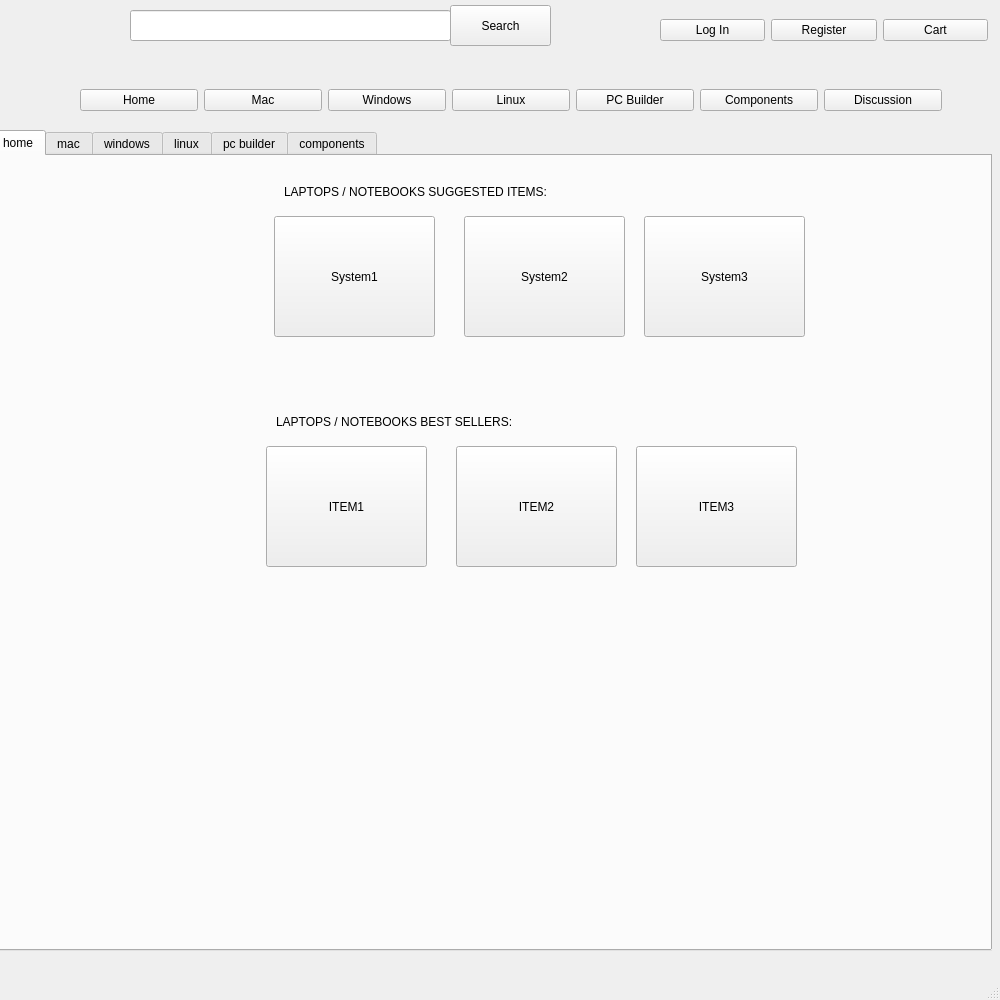
<?xml version="1.0" encoding="UTF-8"?>
<ui version="4.0">
 <class>MainWindow</class>
 <widget class="QMainWindow" name="MainWindow">
  <property name="geometry">
   <rect>
    <x>0</x>
    <y>0</y>
    <width>1000</width>
    <height>1000</height>
   </rect>
  </property>
  <property name="windowTitle">
   <string>Online Computer Store</string>
  </property>
  <property name="windowIcon">
   <iconset>
    <normaloff>../icons/online-shopping.svg</normaloff>../icons/online-shopping.svg</iconset>
  </property>
  <widget class="QWidget" name="centralwidget">
   <widget class="QLineEdit" name="lineEditSearchBox">
    <property name="geometry">
     <rect>
      <x>130</x>
      <y>10</y>
      <width>321</width>
      <height>31</height>
     </rect>
    </property>
   </widget>
   <widget class="QPushButton" name="pushButtonSearch">
    <property name="geometry">
     <rect>
      <x>450</x>
      <y>5</y>
      <width>101</width>
      <height>41</height>
     </rect>
    </property>
    <property name="text">
     <string>Search</string>
    </property>
    <property name="icon">
     <iconset>
      <normaloff>../icons/search.svg</normaloff>../icons/search.svg</iconset>
    </property>
    <property name="iconSize">
     <size>
      <width>24</width>
      <height>24</height>
     </size>
    </property>
   </widget>
   <widget class="QTabWidget" name="tabWidget">
    <property name="geometry">
     <rect>
      <x>-9</x>
      <y>130</y>
      <width>1001</width>
      <height>821</height>
     </rect>
    </property>
    <property name="currentIndex">
     <number>0</number>
    </property>
    <widget class="QWidget" name="tab">
     <attribute name="title">
      <string>home</string>
     </attribute>
     <widget class="QLabel" name="label">
      <property name="geometry">
       <rect>
        <x>283</x>
        <y>250</y>
        <width>251</width>
        <height>31</height>
       </rect>
      </property>
      <property name="text">
       <string>LAPTOPS / NOTEBOOKS BEST SELLERS:</string>
      </property>
      <property name="wordWrap">
       <bool>true</bool>
      </property>
     </widget>
     <widget class="QPushButton" name="pushButton_13">
      <property name="geometry">
       <rect>
        <x>273</x>
        <y>290</y>
        <width>161</width>
        <height>121</height>
       </rect>
      </property>
      <property name="text">
       <string>ITEM1</string>
      </property>
     </widget>
     <widget class="QPushButton" name="pushButton_14">
      <property name="geometry">
       <rect>
        <x>463</x>
        <y>290</y>
        <width>161</width>
        <height>121</height>
       </rect>
      </property>
      <property name="text">
       <string>ITEM2</string>
      </property>
     </widget>
     <widget class="QPushButton" name="pushButton_15">
      <property name="geometry">
       <rect>
        <x>643</x>
        <y>290</y>
        <width>161</width>
        <height>121</height>
       </rect>
      </property>
      <property name="text">
       <string>ITEM3</string>
      </property>
     </widget>
     <widget class="QLabel" name="label_5">
      <property name="geometry">
       <rect>
        <x>291</x>
        <y>20</y>
        <width>281</width>
        <height>31</height>
       </rect>
      </property>
      <property name="text">
       <string>LAPTOPS / NOTEBOOKS SUGGESTED ITEMS:</string>
      </property>
      <property name="wordWrap">
       <bool>true</bool>
      </property>
     </widget>
     <widget class="QPushButton" name="pushButton_36">
      <property name="geometry">
       <rect>
        <x>281</x>
        <y>60</y>
        <width>161</width>
        <height>121</height>
       </rect>
      </property>
      <property name="text">
       <string>System1</string>
      </property>
     </widget>
     <widget class="QPushButton" name="pushButton_37">
      <property name="geometry">
       <rect>
        <x>471</x>
        <y>60</y>
        <width>161</width>
        <height>121</height>
       </rect>
      </property>
      <property name="text">
       <string>System2</string>
      </property>
     </widget>
     <widget class="QPushButton" name="pushButton_38">
      <property name="geometry">
       <rect>
        <x>651</x>
        <y>60</y>
        <width>161</width>
        <height>121</height>
       </rect>
      </property>
      <property name="text">
       <string>System3</string>
      </property>
     </widget>
    </widget>
    <widget class="QWidget" name="tab_2">
     <attribute name="title">
      <string>mac</string>
     </attribute>
    </widget>
    <widget class="QWidget" name="tab_3">
     <attribute name="title">
      <string>windows</string>
     </attribute>
    </widget>
    <widget class="QWidget" name="tab_4">
     <attribute name="title">
      <string>linux</string>
     </attribute>
    </widget>
    <widget class="QWidget" name="tab_5">
     <attribute name="title">
      <string>pc builder</string>
     </attribute>
     <widget class="QPushButton" name="pushButton_24">
      <property name="geometry">
       <rect>
        <x>129</x>
        <y>40</y>
        <width>221</width>
        <height>271</height>
       </rect>
      </property>
      <property name="text">
       <string/>
      </property>
     </widget>
     <widget class="QPushButton" name="pushButton_27">
      <property name="geometry">
       <rect>
        <x>179</x>
        <y>110</y>
        <width>121</width>
        <height>41</height>
       </rect>
      </property>
      <property name="text">
       <string>Build With Intel</string>
      </property>
     </widget>
     <widget class="QPushButton" name="pushButton_28">
      <property name="geometry">
       <rect>
        <x>180</x>
        <y>160</y>
        <width>121</width>
        <height>41</height>
       </rect>
      </property>
      <property name="text">
       <string>Build With ARM</string>
      </property>
     </widget>
     <widget class="QPushButton" name="pushButton_29">
      <property name="geometry">
       <rect>
        <x>180</x>
        <y>210</y>
        <width>121</width>
        <height>41</height>
       </rect>
      </property>
      <property name="text">
       <string>View Pre-Built</string>
      </property>
     </widget>
     <widget class="QLabel" name="label_2">
      <property name="geometry">
       <rect>
        <x>209</x>
        <y>10</y>
        <width>71</width>
        <height>31</height>
       </rect>
      </property>
      <property name="text">
       <string>Business</string>
      </property>
     </widget>
     <widget class="QPushButton" name="pushButton_25">
      <property name="geometry">
       <rect>
        <x>410</x>
        <y>40</y>
        <width>221</width>
        <height>271</height>
       </rect>
      </property>
      <property name="text">
       <string/>
      </property>
     </widget>
     <widget class="QPushButton" name="pushButton_26">
      <property name="geometry">
       <rect>
        <x>690</x>
        <y>40</y>
        <width>221</width>
        <height>271</height>
       </rect>
      </property>
      <property name="text">
       <string/>
      </property>
     </widget>
     <widget class="QLabel" name="label_3">
      <property name="geometry">
       <rect>
        <x>480</x>
        <y>10</y>
        <width>71</width>
        <height>31</height>
       </rect>
      </property>
      <property name="text">
       <string>Computing</string>
      </property>
     </widget>
     <widget class="QLabel" name="label_4">
      <property name="geometry">
       <rect>
        <x>770</x>
        <y>10</y>
        <width>71</width>
        <height>31</height>
       </rect>
      </property>
      <property name="text">
       <string>Gaming</string>
      </property>
     </widget>
     <widget class="QPushButton" name="pushButton_30">
      <property name="geometry">
       <rect>
        <x>460</x>
        <y>110</y>
        <width>121</width>
        <height>41</height>
       </rect>
      </property>
      <property name="text">
       <string>Build With Intel</string>
      </property>
     </widget>
     <widget class="QPushButton" name="pushButton_31">
      <property name="geometry">
       <rect>
        <x>740</x>
        <y>110</y>
        <width>121</width>
        <height>41</height>
       </rect>
      </property>
      <property name="text">
       <string>Build With Intel</string>
      </property>
     </widget>
     <widget class="QPushButton" name="pushButton_32">
      <property name="geometry">
       <rect>
        <x>460</x>
        <y>160</y>
        <width>121</width>
        <height>41</height>
       </rect>
      </property>
      <property name="text">
       <string>Build With ARM</string>
      </property>
     </widget>
     <widget class="QPushButton" name="pushButton_33">
      <property name="geometry">
       <rect>
        <x>740</x>
        <y>160</y>
        <width>121</width>
        <height>41</height>
       </rect>
      </property>
      <property name="text">
       <string>Build With ARM</string>
      </property>
     </widget>
     <widget class="QPushButton" name="pushButton_34">
      <property name="geometry">
       <rect>
        <x>460</x>
        <y>210</y>
        <width>121</width>
        <height>41</height>
       </rect>
      </property>
      <property name="text">
       <string>View Pre-Built</string>
      </property>
     </widget>
     <widget class="QPushButton" name="pushButton_35">
      <property name="geometry">
       <rect>
        <x>740</x>
        <y>210</y>
        <width>121</width>
        <height>41</height>
       </rect>
      </property>
      <property name="text">
       <string>View Pre-Built</string>
      </property>
     </widget>
    </widget>
    <widget class="QWidget" name="tab_6">
     <attribute name="title">
      <string>components</string>
     </attribute>
     <widget class="QPushButton" name="pushButton">
      <property name="geometry">
       <rect>
        <x>270</x>
        <y>40</y>
        <width>151</width>
        <height>141</height>
       </rect>
      </property>
      <property name="text">
       <string>CPUs</string>
      </property>
     </widget>
     <widget class="QPushButton" name="pushButton_16">
      <property name="geometry">
       <rect>
        <x>460</x>
        <y>40</y>
        <width>151</width>
        <height>141</height>
       </rect>
      </property>
      <property name="text">
       <string>Motherboard</string>
      </property>
     </widget>
     <widget class="QPushButton" name="pushButton_17">
      <property name="geometry">
       <rect>
        <x>650</x>
        <y>40</y>
        <width>151</width>
        <height>141</height>
       </rect>
      </property>
      <property name="text">
       <string>Memory</string>
      </property>
     </widget>
     <widget class="QPushButton" name="pushButton_18">
      <property name="geometry">
       <rect>
        <x>270</x>
        <y>200</y>
        <width>151</width>
        <height>141</height>
       </rect>
      </property>
      <property name="text">
       <string>Video Cards</string>
      </property>
     </widget>
     <widget class="QPushButton" name="pushButton_19">
      <property name="geometry">
       <rect>
        <x>460</x>
        <y>200</y>
        <width>151</width>
        <height>141</height>
       </rect>
      </property>
      <property name="text">
       <string>Case</string>
      </property>
     </widget>
     <widget class="QPushButton" name="pushButton_20">
      <property name="geometry">
       <rect>
        <x>650</x>
        <y>200</y>
        <width>151</width>
        <height>141</height>
       </rect>
      </property>
      <property name="text">
       <string>Power Supply</string>
      </property>
     </widget>
     <widget class="QPushButton" name="pushButton_21">
      <property name="geometry">
       <rect>
        <x>270</x>
        <y>360</y>
        <width>151</width>
        <height>141</height>
       </rect>
      </property>
      <property name="text">
       <string>Storage</string>
      </property>
     </widget>
     <widget class="QPushButton" name="pushButton_22">
      <property name="geometry">
       <rect>
        <x>460</x>
        <y>360</y>
        <width>151</width>
        <height>141</height>
       </rect>
      </property>
      <property name="text">
       <string>CPU Cooler</string>
      </property>
     </widget>
     <widget class="QPushButton" name="pushButton_23">
      <property name="geometry">
       <rect>
        <x>650</x>
        <y>360</y>
        <width>151</width>
        <height>141</height>
       </rect>
      </property>
      <property name="text">
       <string>Operating System</string>
      </property>
     </widget>
    </widget>
   </widget>
   <widget class="QWidget" name="layoutWidget">
    <property name="geometry">
     <rect>
      <x>660</x>
      <y>10</y>
      <width>328</width>
      <height>40</height>
     </rect>
    </property>
    <layout class="QHBoxLayout" name="horizontalLayout_2">
     <item>
      <widget class="QPushButton" name="pushButtonLogin">
       <property name="text">
        <string>Log In</string>
       </property>
       <property name="icon">
        <iconset>
         <normaloff>../icons/user.svg</normaloff>../icons/user.svg</iconset>
       </property>
       <property name="iconSize">
        <size>
         <width>24</width>
         <height>24</height>
        </size>
       </property>
      </widget>
     </item>
     <item>
      <widget class="QPushButton" name="pushButtonRegister">
       <property name="text">
        <string>Register</string>
       </property>
       <property name="icon">
        <iconset>
         <normaloff>../icons/register.svg</normaloff>../icons/register.svg</iconset>
       </property>
       <property name="iconSize">
        <size>
         <width>24</width>
         <height>24</height>
        </size>
       </property>
      </widget>
     </item>
     <item>
      <widget class="QPushButton" name="pushButtonCart">
       <property name="text">
        <string>Cart</string>
       </property>
       <property name="icon">
        <iconset>
         <normaloff>../icons/cart.svg</normaloff>../icons/cart.svg</iconset>
       </property>
       <property name="iconSize">
        <size>
         <width>24</width>
         <height>24</height>
        </size>
       </property>
      </widget>
     </item>
    </layout>
   </widget>
   <widget class="QWidget" name="layoutWidget">
    <property name="geometry">
     <rect>
      <x>80</x>
      <y>80</y>
      <width>862</width>
      <height>40</height>
     </rect>
    </property>
    <layout class="QHBoxLayout" name="horizontalLayout">
     <item>
      <widget class="QPushButton" name="pushButtonHome">
       <property name="text">
        <string>Home</string>
       </property>
       <property name="icon">
        <iconset>
         <normaloff>../icons/home.svg</normaloff>../icons/home.svg</iconset>
       </property>
       <property name="iconSize">
        <size>
         <width>24</width>
         <height>24</height>
        </size>
       </property>
      </widget>
     </item>
     <item>
      <widget class="QPushButton" name="pushButtonMac">
       <property name="text">
        <string>Mac</string>
       </property>
       <property name="icon">
        <iconset>
         <normaloff>../icons/mac.svg</normaloff>../icons/mac.svg</iconset>
       </property>
       <property name="iconSize">
        <size>
         <width>24</width>
         <height>24</height>
        </size>
       </property>
      </widget>
     </item>
     <item>
      <widget class="QPushButton" name="pushButtonWindows">
       <property name="text">
        <string>Windows</string>
       </property>
       <property name="icon">
        <iconset>
         <normaloff>../icons/windows.svg</normaloff>../icons/windows.svg</iconset>
       </property>
       <property name="iconSize">
        <size>
         <width>24</width>
         <height>24</height>
        </size>
       </property>
      </widget>
     </item>
     <item>
      <widget class="QPushButton" name="pushButtonLinux">
       <property name="text">
        <string>Linux</string>
       </property>
       <property name="icon">
        <iconset>
         <normaloff>../icons/linux.svg</normaloff>../icons/linux.svg</iconset>
       </property>
       <property name="iconSize">
        <size>
         <width>24</width>
         <height>24</height>
        </size>
       </property>
      </widget>
     </item>
     <item>
      <widget class="QPushButton" name="pushButtonPCBuilder">
       <property name="text">
        <string>PC Builder</string>
       </property>
       <property name="icon">
        <iconset>
         <normaloff>../icons/build-pc.svg</normaloff>../icons/build-pc.svg</iconset>
       </property>
       <property name="iconSize">
        <size>
         <width>24</width>
         <height>24</height>
        </size>
       </property>
      </widget>
     </item>
     <item>
      <widget class="QPushButton" name="pushButtonComponents">
       <property name="text">
        <string>Components</string>
       </property>
       <property name="icon">
        <iconset>
         <normaloff>../icons/computer-parts.svg</normaloff>../icons/computer-parts.svg</iconset>
       </property>
       <property name="iconSize">
        <size>
         <width>24</width>
         <height>24</height>
        </size>
       </property>
      </widget>
     </item>
     <item>
      <widget class="QPushButton" name="pushButtonDiscussion">
       <property name="text">
        <string>Discussion</string>
       </property>
       <property name="icon">
        <iconset>
         <normaloff>../icons/discussion.svg</normaloff>../icons/discussion.svg</iconset>
       </property>
       <property name="iconSize">
        <size>
         <width>24</width>
         <height>24</height>
        </size>
       </property>
      </widget>
     </item>
    </layout>
   </widget>
  </widget>
  <widget class="QMenuBar" name="menubar">
   <property name="geometry">
    <rect>
     <x>0</x>
     <y>0</y>
     <width>1000</width>
     <height>24</height>
    </rect>
   </property>
  </widget>
  <widget class="QStatusBar" name="statusbar"/>
 </widget>
 <resources/>
 <connections/>
</ui>
